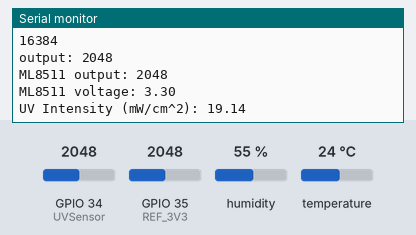
Bench run of a sketch on a simulated ESP32. Shown: the last lines printed to the serial monitor. The inputs (shaded band) are chosen by the test bench; at power-on: GPIO 34 (UVSensor) = 2048, GPIO 35 (REF_3V3) = 2048, humidity 55 %, temperature 24 °C. WiFi joins after 1.5 s; servers stay silent unless stated; no MQTT or app messages arrive unless stated.

Above: at 9.2 s.
9.3 s: GPIO 34 (UVSensor) set to 1980
At 9.9 s:
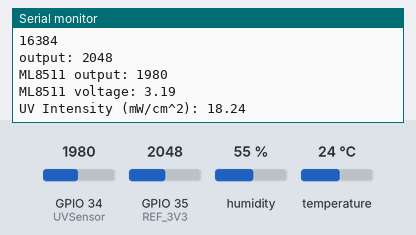
15.6 s: GPIO 34 (UVSensor) set to 1870
At 16.1 s:
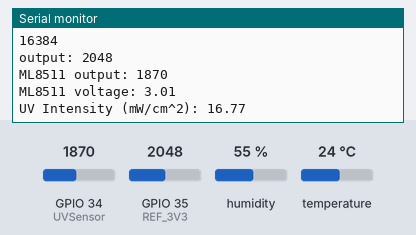
Timing chart, 0 to 18.1 s (numbered marks = the images above; inputs shaded):
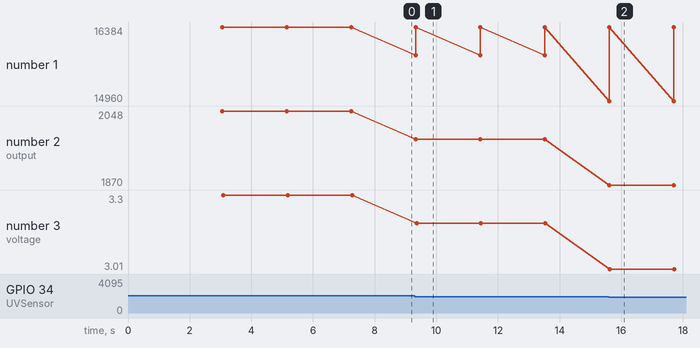

Measured:
- after the input at 9.3 s, the serial monitor: prints a new line at once (image 1)
- after the input at 15.6 s, the serial monitor: prints a new line at once (image 2)
- plotted number 2: 2048 → 1980 after the input at 9.3 s, 1980 → 1870 after the input at 15.6 s
- plotted number 3: 3.3 → 3.19 after the input at 9.3 s, 3.19 → 3.01 after the input at 15.6 s

The sketch:

Test.ino
```cpp
#include <DHT.h>
#include <Wire.h>
#include <WiFi.h>
#include <PubSubClient.h>
#include <ArduinoJson.h>
#define DHTPIN 16
#define DHTTYPE DHT22

int UVSensor = 34;
int REF_3V3 = 35;

DHT dht(DHTPIN, DHTTYPE);

const char* ssid = "MSI5958";
const char* password = "12345678";
const char* mqttServer = "192.168.137.121";
const int mqttPort = 1883;
const char* mqttUser = "nhom3";
const char* mqttPassword = "123456";

WiFiClient espClient;
PubSubClient client(espClient);

void callback(char* topic, byte* message, unsigned int length) {
  Serial.print("Message arrived on topic: ");
  Serial.print(topic);
  Serial.print(". Message: ");
  String messageTemp;

  for (int i = 0; i < length; i++) {
    Serial.print((char)message[i]);
    messageTemp += (char)message[i];
  }
  Serial.println();
}

void setup() {
  pinMode(UVSensor, INPUT);
  pinMode(REF_3V3, INPUT);
  Serial.begin(9600);

  WiFi.begin(ssid, password);
  while (WiFi.status() != WL_CONNECTED) {
    delay(1000);
    Serial.println("Connecting to WiFi...");
  }
  Serial.println("Connected to WiFi!");

  client.setServer(mqttServer, mqttPort);
  while (!client.connected()) {
    if (client.connect("", mqttUser, mqttPassword)) {
      Serial.println("Connected to MQTT broker!");
    } else {
      Serial.print("Failed to connect to MQTT broker, rc=");
      Serial.println(client.state());
      delay(1000);
    }
  }


  dht.begin();
}

void loop() {
  delay(1000);
  float h = dht.readHumidity();
  float t = dht.readTemperature();
  Serial.println("Temperature: " + String(t) + "°C");
  Serial.println("Humidity: " + String(h) + "%");

  int uvLevel = averageAnalogRead(UVSensor);
  int refLevel = averageAnalogRead(REF_3V3);
  float outputVoltage = 3.3 / refLevel * uvLevel;
  float uvIntensity = mapfloat(outputVoltage, 0.99, 2.8, 0.0, 15.0);
  Serial.println("output: " + String(refLevel));
  Serial.println("ML8511 output: " + String(uvLevel));
  Serial.println("ML8511 voltage: " + String(outputVoltage));
  Serial.println("UV Intensity (mW/cm^2): " + String(uvIntensity));
  Serial.println("");

  if (client.connected()) {
    publishTelemetry("temperature", t);
    publishTelemetry("humidity", h);
    publishTelemetry("uv_intensity", uvIntensity);
  }

  delay(1000); // Delay sau khi gửi dữ liệu để đảm bảo kết nối MQTT hoàn thành
}
void publishTelemetry(const char* key, float value) {
  StaticJsonDocument<100> jsonBuffer;
  jsonBuffer[key] = value;

  String jsonPayload;
  serializeJson(jsonBuffer, jsonPayload);

  client.publish("sensor/value", jsonPayload.c_str());
}
int averageAnalogRead(int pinToRead)
{
  byte numberOfReadings = 8;
  unsigned int runningValue = 0;
  for(int x = 0 ; x < numberOfReadings ; x++) runningValue += analogRead(pinToRead);
  Serial.println(runningValue);
  runningValue /= numberOfReadings;
  return runningValue;
}
float mapfloat(float x, float in_min, float in_max, float out_min, float out_max)
{
  return (x - in_min) * (out_max - out_min) / (in_max - in_min) + out_min;
}

void reconnect() {
  while (!client.connected()) {
    Serial.print("Attempting MQTT connection...");
    if (client.connect("esp_client","nhom3","123456")) {
      Serial.println("connected");
    } else {
      Serial.print("failed, rc=");
      Serial.print(client.state());
      Serial.println(" retrying in 5 seconds");
    }
  }
}
```
